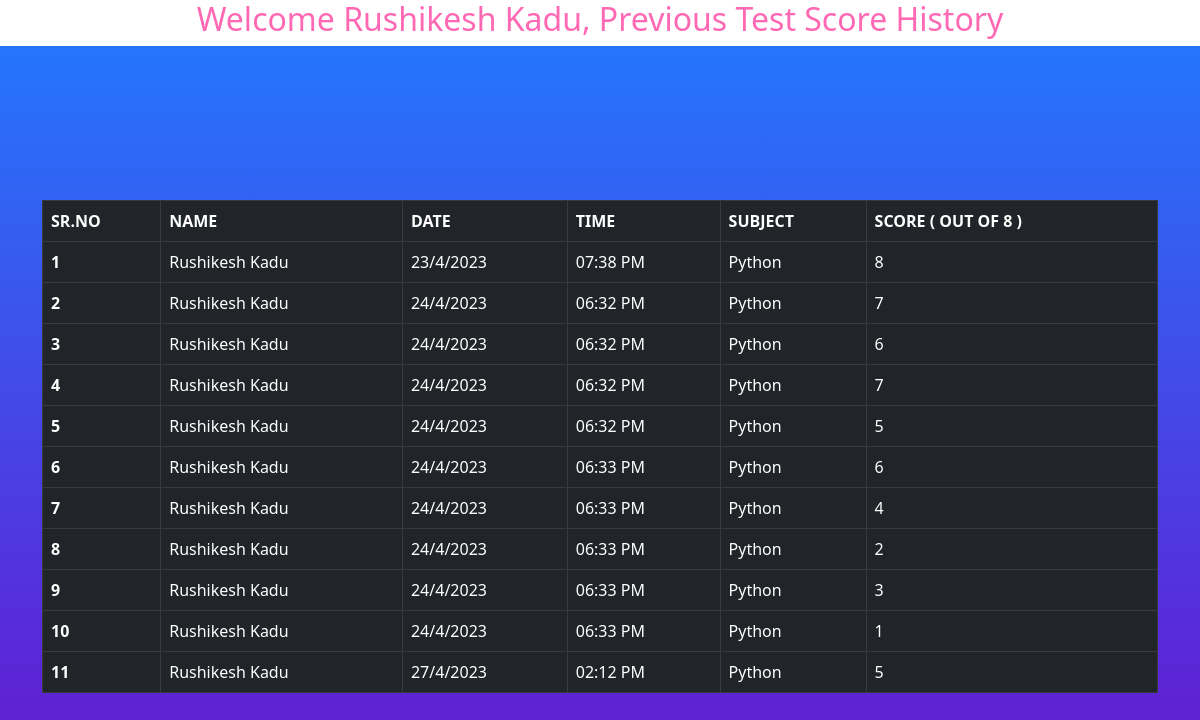
/Quepaper/history/ (signed in), run on an earlier commit of the app's database.
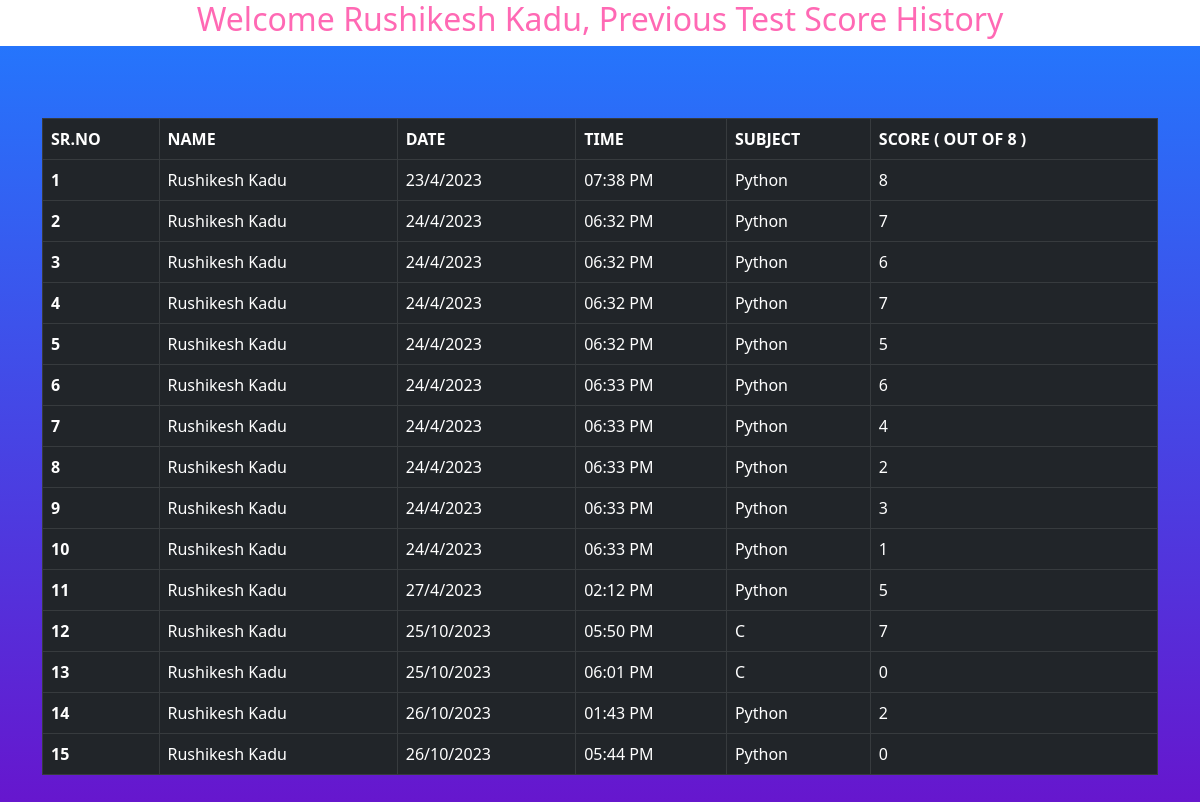
And on a later commit of the database.
### QuestionPaper/models.py (models this page shows, shortened)
class History(models.Model):
    Name = models.CharField(max_length=200)
    Date = models.CharField(max_length=100)
    Time = models.CharField(max_length=100)
    Score = models.IntegerField()
    Sub = models.CharField(max_length=100,default=False)
    Email = models.EmailField(null=True)

### QuestionPaper/views.py (the view)
# urls.py: path('history/',history),
def history(request):
    if 'username' in request.session:
        user=User.objects.get(username=request.session['username'])
        his=History.objects.filter(Email=user.email)
        for x in his:
            name=x.Name
            break
        user_data={'data':[],'name':name}
        id=1
        for x in his:
             user_data['data'].append([id,x.Name,x.Date,x.Time,x.Score,x.Sub])
             id+=1
        return render(request,'QuestionPaper/history.html',user_data)

### templates/QuestionPaper/history.html (shortened to what this page needs)
<!DOCTYPE html>
{% load static %}
<html lang="en">
  <head>
    <link href="https://cdn.jsdelivr.net/npm/bootstrap@5.3.0-alpha3/dist/css/bootstrap.min.css" rel="stylesheet">
    <link rel="stylesheet" href="{% static 'css/history.css'%}">
  </head>
  <body>
      <h2 style="color: hotpink; " class="text-center">Welcome {{name}}, Previous Test Score History </h2>
      <section class="intro">
        <div class="gradient-custom-2 h-100">
          <div class="mask d-flex align-items-center h-100">
            <div class="container">
              <div class="row justify-content-center">
                <div class="col-12">
                  <div class="table-responsive">
                    <table class="table table-dark table-bordered mb-0">
                      <thead>
                        <tr>
                          <th scope="col">SR.NO</th>
                          <th scope="col">NAME</th>
                          <th scope="col">DATE</th>
                          <th scope="col">TIME</th>
                          <th scope="col">SUBJECT</th>
                          <th scope="col">SCORE ( OUT OF 8 )</th>
                        </tr>
                      </thead>
                      <tbody>
                    {%for id,name,date,time,score,sub in data %}
                        <tr>
                          <th scope="row">{{id}}</th>
                          <td>{{name}}</td>
                          <td>{{date}}</td>
                          <td>{{time}}</td>
                          <td>{{sub}}</td>
                          <td>{{score}}</td>
                        </tr>
                    {%endfor%}
                      </tbody>
                    </table>
                  </div>
                </div>
              </div>
            </div>
          </div>
        </div>
      </section>
  </body>
</html>

### static/css/history.css (style rules this page uses)
html, body, .intro { height: 100%; }
.gradient-custom-2 { background: #6a11cb; background: -webkit-linear-gradient(to top, rgba(106, 17, 203, 1), rgba(37, 117, 252, 1)); background: linear-gradient(to top, rgba(106, 17, 203, 1), rgba(37, 117, 252, 1)) }
table td, table th { text-overflow: ellipsis; white-space: nowrap; overflow: hidden; }
thead th, tbody th { color: #fff; }
tbody td { font-weight: 500; color: rgba(255,255,255,.65); }

What changed in the data, as far as the page shows it:
added History: data "Rushikesh Kadu", data "25/10/2023", data "05:50 PM"
added History: data "Rushikesh Kadu", data "25/10/2023", data "06:01 PM"
added History: data "Rushikesh Kadu", data "26/10/2023", data "01:43 PM", data "Python"
added History: data "Rushikesh Kadu", data "26/10/2023", data "05:44 PM", data "Python"
Also different on the page:
new list line: "12 C 7"
new list line: "13 C 0"
new list line: "14 2"
new list line: "15 0"
